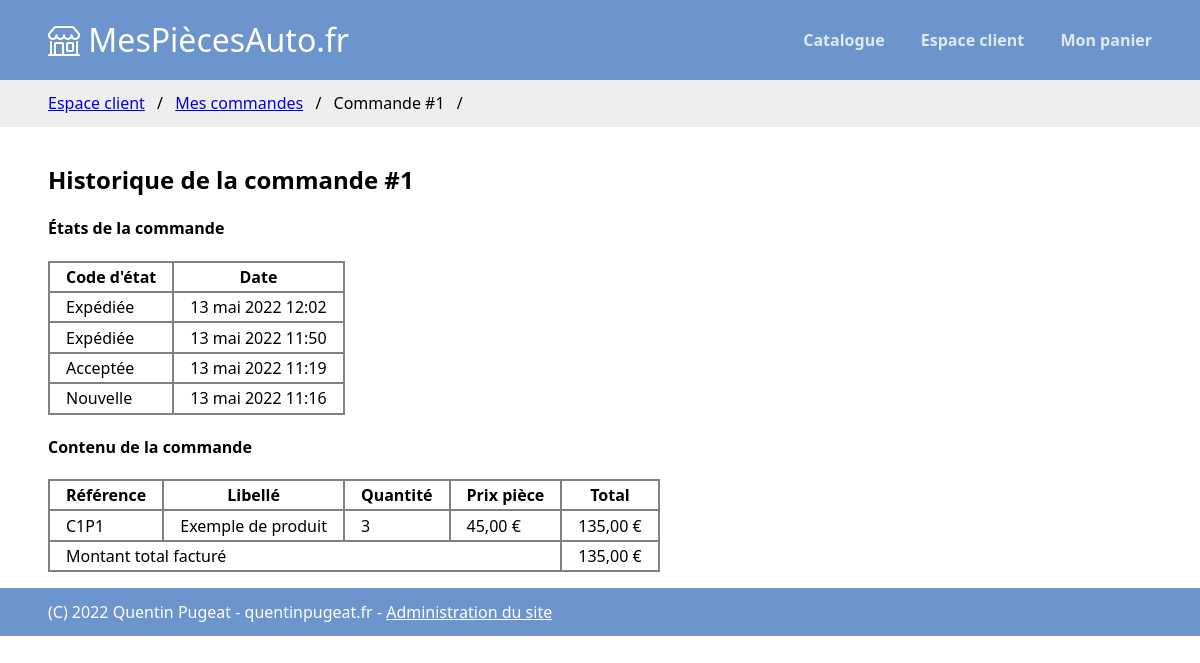
/espaceclient/commandes/1/ (signed in), run on the app's committed database.
### boutique/models.py (models this page shows, shortened)
class Commande(models.Model):
    client = models.ForeignKey(
        to=ProfilClient, on_delete=models.RESTRICT, help_text='Client ayant passé la commande')

class ChangementEtatCommande(models.Model):
    commande = models.ForeignKey(to=Commande, on_delete=models.RESTRICT)
    etat = models.CharField(
        max_length=3, choices=ETAT_COMMANDE_CHOICES, verbose_name='état')
    date = models.DateTimeField(
        auto_now_add=True, help_text='Date à laquelle la commande a obtenu l\'état')
    @admin.display(description='État actuel')
    def etat_label(self):
        return dict(ETAT_COMMANDE_CHOICES).get(self.etat)
    class Meta:
        verbose_name = 'État de la commande'
        verbose_name_plural = 'États de la commande'
        get_latest_by='date'

class EntreeDeCommande(models.Model):
    commande = models.ForeignKey(to=Commande, on_delete=models.RESTRICT)
    produit = models.ForeignKey(to=Produit, on_delete=models.RESTRICT)
    quantite = models.IntegerField(verbose_name='Quantité souhaitée')
    class Meta:
        verbose_name = 'ligne de commande'
        verbose_name_plural = 'lignes de commande'

class Produit(models.Model):
    reference = models.CharField(max_length=50, verbose_name='référence', help_text='Numéro ou code permettant d\'identifier votre produit')
    nom = models.CharField(max_length=255)
    descriptif = models.TextField(
        help_text='Donner une description aussi précise que possible')
    prix_ttc = models.DecimalField(
        decimal_places=2, max_digits=5, verbose_name='prix TTC')
    stock = models.IntegerField(
        help_text='Nombre de pièces actuellement en stock')
    categorie = models.ForeignKey(
        to=Categorie, on_delete=models.RESTRICT, verbose_name='Catégorie')
    modeles_compatibles = models.ManyToManyField(
        to=Modele, verbose_name='Modèles compatibles')

### boutique/views/espaceclient.py (the view)
# urls.py: path('espaceclient/commandes/<int:commande_id>/', espaceclient.view_commande_historique, name='view_commande_historique'),
@login_required
def view_commande_historique(request, commande_id):
    commande = Commande.objects.get(id=commande_id)
    entrees = EntreeDeCommande.objects.filter(commande__id=commande_id)
    totalpanier = 0
    for item in entrees:
        totalpanier += item.produit.prix_ttc*item.quantite
        item.total = item.produit.prix_ttc*item.quantite
    etats = ChangementEtatCommande.objects.filter(commande__id=commande_id).order_by('-date')
    context = {
        'breadcrumb': [
            {'url': '/espaceclient/', 'title': 'Espace client', 'active': True},
            {'url': '/espaceclient/commandes',
                'title': 'Mes commandes', 'active': True},
            {'url': f'/espaceclient/commandes/{commande_id}', 'title': f'Commande #{commande_id}', 'active': False}
        ],
        'commande': commande,
        'entrees': entrees,
        'totalpanier': totalpanier,
        'etats': etats
    }
    return render(request, 'espaceclient/commande_historique.html', context)

### boutique/templates/espaceclient/commande_historique.html (shortened to what this page needs)
{% extends "base.html" %}
{% block content %}
<h2>Historique de la commande #{{commande.id}}</h2>
<h4>États de la commande</h4>
<div class="table-wrapper">
    <table>
        <thead><tr><th>Code d'état</th><th>Date</th></tr></thead>
        <tbody>{% for item in etats %}
        <tr><td>{{item.etat_label}}</td><td>{{item.date}}</td></tr>
        {% endfor %}</tbody>
    </table>
</div>
<h4>Contenu de la commande</h4>
<div class="table-wrapper">
    <table>
        <thead><tr><th>Référence</th><th>Libellé</th><th>Quantité</th><th>Prix pièce</th><th>Total</th></tr></thead>
        <tbody>{% for item in entrees %}
        <tr><td>{{item.produit.reference}}</td><td>{{item.produit.nom}}</td><td>{{item.quantite}}</td><td>{{item.produit.prix_ttc}} €</td><td>{{item.total}} €</td></tr>
        {% endfor %}</tbody>
        <tr><td colspan="4">Montant total facturé</td><td>{{totalpanier}} €</td></tr>
    </table>
</div>
{% endblock %}

### boutique/static/stylesheets/layout.css (style rules this page uses)
body { margin: 0; }

### boutique/static/stylesheets/tables.css (style rules this page uses)
.table-wrapper { overflow-x: auto; }
table { border: 1px solid grey; border-spacing: 0; }
td, th { border: 1px solid grey; vertical-align: top; padding: .2rem 1rem; }

### data on the page
Commande: id "1"
ChangementEtatCommande: etat_label "Expédiée", date "13 mai 2022 12:02"
ChangementEtatCommande: etat_label "Expédiée", date "13 mai 2022 11:50"
ChangementEtatCommande: etat_label "Acceptée", date "13 mai 2022 11:19"
ChangementEtatCommande: etat_label "Nouvelle", date "13 mai 2022 11:16"
EntreeDeCommande: produit.reference "C1P1", produit.nom "Exemple de produit", quantite "3", produit.prix_ttc "45,00", total "135,00"

### other printed values
{{ page.title }} "Espace client" "Mes commandes"
{{ page.title }} "Commande #1"
{{ totalpanier }} "135,00"
